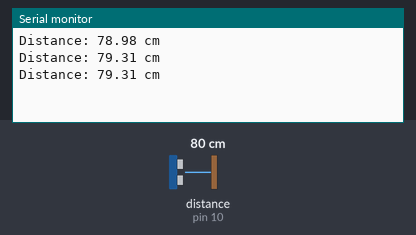
A sketch run on a simulated Arduino Uno, built with avr-gcc and run on an emulated ATmega328P. Shown: the last lines printed to the serial monitor. Wiring (inferred from the names in the program): ultrasonic range finder: trigger pin 9; echo pin 10. Inputs (shaded band) come from the test bench; at power-on: distance to the obstacle (sensor on pin 10) 80 cm. The echo pulse lasts 58.3 µs per cm.

Above: at 1.3 s.
1.4 s: distance to the obstacle (sensor on pin 10) set to 2 cm
At 1.9 s:
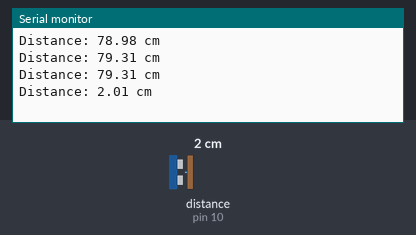
2.9 s: distance to the obstacle (sensor on pin 10) set to 4 cm
At 3.4 s:
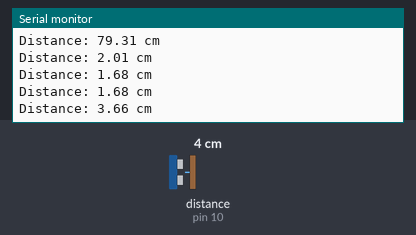
Timing chart, 0 to 5.9 s (numbered marks = the images above; inputs shaded):
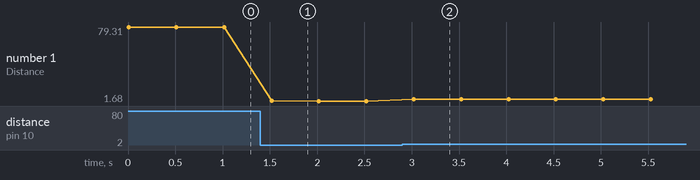

The sketch:

ultra.ino
```cpp
// Define pins
const int trigPin = 9;
const int echoPin = 10;

// Variables for duration and distance
long duration;
float distance;

void setup() {
  // Set pin modes
  pinMode(trigPin, OUTPUT);
  pinMode(echoPin, INPUT);
  // Start Serial communication
  Serial.begin(9600);
}

void loop() {
  // Clear the trigPin
  digitalWrite(trigPin, LOW);
  delayMicroseconds(2);

  // Send a 10 microsecond pulse to trigger
  digitalWrite(trigPin, HIGH);
  delayMicroseconds(10);
  digitalWrite(trigPin, LOW);

  // Read the echoPin: duration is how long it takes to receive the echo
  duration = pulseIn(echoPin, HIGH);

  // Calculate distance in centimeters
  distance = duration * 0.034 / 2;

  // Print the distance to the Serial Monitor
  Serial.print("Distance: ");
  Serial.print(distance);
  Serial.println(" cm");

  delay(500); // Delay before the next reading
}
```

Measured:
- after the input at 1.4 s, the serial monitor: prints a new line after 0.12 s (image 1)
- after the input at 2.9 s, the serial monitor: prints a new line after 0.12 s (image 2)
- plotted number 1: 79.31 → 1.68 after the input at 1.4 s, 1.68 → 3.66 after the input at 2.9 s
